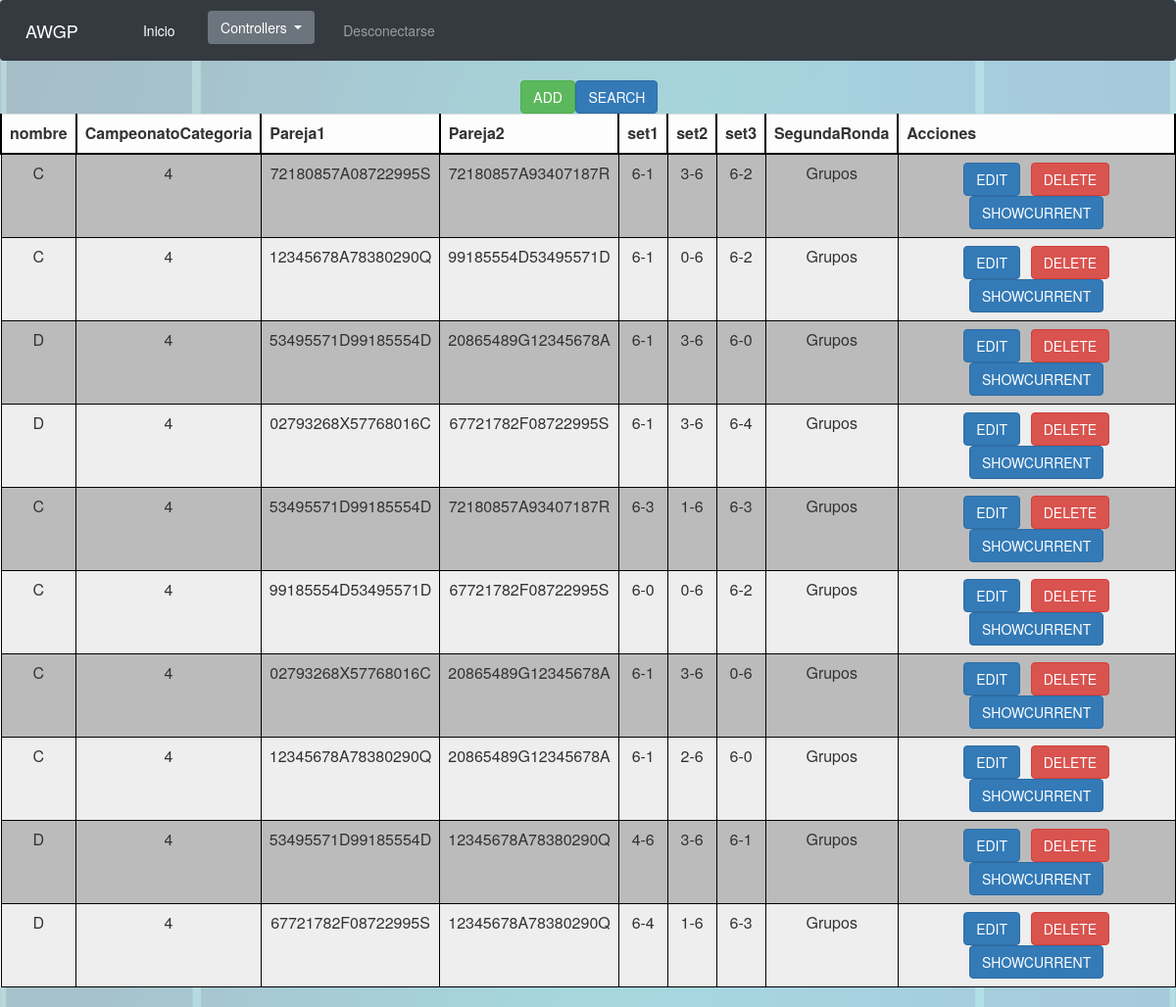
/Controllers/Controller_Enfrentamiento.php (signed in), run on the app's committed database.
### tables this page shows
CREATE TABLE IF NOT EXISTS `Enfrentamiento` (
  `Enfrentamiento` INT NOT NULL AUTO_INCREMENT,
  `nombre` VARCHAR(45) NULL,
  `CampeonatoCategoria` INT NOT NULL,
  `Pareja1` VARCHAR(18) NOT NULL,
  `Pareja2` VARCHAR(18) NOT NULL,
  `set1` VARCHAR(3) NOT NULL,
  `set2` VARCHAR(3) NOT NULL,
  `set3` VARCHAR(3) NOT NULL,
  `SegundaRonda` TINYINT DEFAULT 0,
  PRIMARY KEY (`Enfrentamiento`),
  INDEX `fk_Enfrentamiento_Grupo1_idx` (`CampeonatoCategoria` ASC),
  INDEX `fk_Enfrentamiento_Pareja1_idx` (`Pareja1` ASC),
  INDEX `fk_Enfrentamiento_Pareja2_idx` (`Pareja2` ASC),
  CONSTRAINT `fk_Enfrentamiento_Grupo1`
    FOREIGN KEY (`nombre`, `CampeonatoCategoria`)
    REFERENCES `Grupo` (`nombre`, `CampeonatoCategoria`)
    ON DELETE CASCADE
    ON UPDATE CASCADE,
  CONSTRAINT `fk_Enfrentamiento_Pareja1`
    FOREIGN KEY (`Pareja1`)
    REFERENCES `Pareja` (`codPareja`)
    ON DELETE CASCADE
    ON UPDATE CASCADE,
  CONSTRAINT `fk_Enfrentamiento_Pareja2`
    FOREIGN KEY (`Pareja2`)
    REFERENCES `Pareja` (`codPareja`)
    ON DELETE CASCADE
    ON UPDATE CASCADE,
  CONSTRAINT `enfrentamientoUnicoPara2ParejasEnUnCampeonatoEnUnGrupo` 
    UNIQUE(`nombre`, `CampeonatoCategoria`, `Pareja1`, `Pareja2`),
  CONSTRAINT `enfrentamientoUnicoPara2ParejasEnUnCampeonatoEnCuartos` 
    UNIQUE(`CampeonatoCategoria`, `Pareja1`, `Pareja2`, `SegundaRonda`));

### Modelos/Enfrentamiento.php (called while the page is built, shortened)
<?php
class Enfrentamiento
{
  var $mysqli;
	function __construct($Enfrentamiento,$Nombre,$CampeonatoCategoria,$Pareja1,$Pareja2,$set1,$set2,$set3)
  {
      include_once '../Functions/ConectarBD.php';
    $this->mysqli = ConectarBD();
	}
  function SHOWALL(){
    $sql = "SELECT * FROM Enfrentamiento";
    $resultado = $this->mysqli->query($sql);
    if(!$resultado){
      return 'No se ha podido conectar con la BD';
    }else{
      return $resultado;
    }
  }
}
?>

### Functions/ConectarBD.php (called while the page is built, shortened)
<?php
function ConectarBD()
	{
	    $mysqli = new mysqli("localhost", "AWGPusr", "AWGPass", "awgp");
		return $mysqli;
	}
?>

### Views/Enfrentamiento/Enfrentamiento_SHOWALL.php (the view, shortened to what this page needs)
<?php
class Enfrentamiento_SHOWALL{
	var $showEdit = true;
	var $showDelete = true;
	var $showShowcurrent = true;
	var $showAdd = true;
	var $showSearch = true;
	var $showAcciones = true;
	var $controlador;
	var $acciones = 'Acciones';
	var $resultado;
	var $Deportistas;
	function __construct($respuesta, $Deportistas){
		$this->controlador = 'Controller_Enfrentamiento.php';
		$this->resultado = $respuesta;
		$this->Deportistas = $Deportistas;
		$this->toString();
	}
	function colorDe($num){
		if($num % 2 == 0){
			return "BBBBBB";
		}else{
			return "EEEEEE";
		}
	}
	function toString(){
		include '../Views/base/header.php';
		echo '<table align="center">';
			echo "<form id='AnadirBuscar' method='GET' action='"; echo $this->controlador; echo "'>";
			echo '<tr class="filaInvisible">';
				if($this->showAdd){
					echo '<td class="celdaInvisible">';
					echo "<input class='btn btn-success' type='submit' name='submit' value='ADD'/>";
					echo '</td>';
				}
				if($this->showSearch){
					echo '<td class="celdaInvisible">';
					echo "<input class='btn btn-primary' type='submit' name='submit' value='SEARCH'/>";
					echo '</td>';
				}
			echo '</tr>';
			echo '</form>';
		echo '</table>';
		echo '<table class="table table-light">';
			echo '<tr class="fila">';
				while($tituloColumna = $this->resultado->fetch_field()){
					if($tituloColumna->name != "Enfrentamiento"){
						echo '<th class="tituloColumna">';
							echo $tituloColumna->name;
						echo '</th>';
					}
				}
				if($this->showAcciones){
					echo '<th class="tituloColumna">';
					echo $this->acciones;
					echo '</th>';
				}
			echo '</tr>';
			$num = 0;
			$numFila = 0;
			while($fila = $this->resultado->fetch_row()){
				echo "<form id='formularioOpcion"; echo $num; echo "' method='GET' action='"; echo $this->controlador; echo "'>";
				echo '<tr class="fila" bgcolor="' . $this->colorDe($numFila) . '">';
				for($i = 0; $i < sizeof($fila); $i++){
					$field = $this->resultado->fetch_fields()[$i]->name;
					if($field != "Enfrentamiento"){
						echo '<td class="celda">';
						if($field === "SegundaRonda"){
							switch($fila[$i]){
								case 0:
									echo "Grupos";
								break;
							}
						}else if($field === "Pareja1" || $field === "Pareja2"){
							echo $fila[$i] . "</br><b>" . $this->Deportistas[substr($fila[$i], 0, 9)] . "</br>" . $this->Deportistas[substr($fila[$i], 9, 9)] . "</b>";
						}else{
							echo $fila[$i];
						}
						echo '</td>';
					}else{
						echo "<input type='hidden' name='"; echo $field; echo "' value=\""; echo $fila[$i]; echo "\">";
					}
				}
				if($this->showAcciones){
					echo '<td class="celda">';
						if($this->showEdit){
							echo "<input class='btn btn-primary' type='submit' name='submit' value='EDIT'/>";
						}
						if($this->showDelete){
							echo "<input class='btn btn-danger' type='submit' name='submit' value='DELETE'/>";
						}
						if($this->showShowcurrent){
							echo "<input class='btn btn-primary' type='submit' name='submit' value='SHOWCURRENT'/>";
						}
					echo '</td>';
				}
				echo '</tr>';
				$numFila++;
				echo '</form>';
				$num++;
			}
		echo '</table>';
		include '../Views/base/footer.php';
	}
}
?>

### css/style.css (style rules this page uses)
.btn { margin-left: 2%; margin-right: 2%; }
html { font: Arial; }
body { background-image: url(../img/padel.png); background-size: contain; }
th { text-align: center; }
.tituloColumna { border-top: 2px solid black; border-right: 2px solid black; border-left: 2px solid black; border-bottom: 2px solid black; }
.celda { text-align: center; border: 1px solid black; padding-top: 3; padding-bottom: 3; padding-left: 10; padding-right: 10; }

### data on the page
enfrentamiento: nombre "C", CampeonatoCategoria "4", Pareja1 "72180857A08722995S", Pareja2 "72180857A93407187R", set1 "6-1", set2 "3-6", set3 "6-2", SegundaRonda "Grupos"
enfrentamiento: nombre "C", CampeonatoCategoria "4", Pareja1 "12345678A78380290Q", Pareja2 "99185554D53495571D", set1 "6-1", set2 "0-6", set3 "6-2", SegundaRonda "Grupos"
enfrentamiento: nombre "D", CampeonatoCategoria "4", Pareja1 "53495571D99185554D", Pareja2 "20865489G12345678A", set1 "6-1", set2 "3-6", set3 "6-0", SegundaRonda "Grupos"
enfrentamiento: nombre "D", CampeonatoCategoria "4", Pareja1 "02793268X57768016C", Pareja2 "67721782F08722995S", set1 "6-1", set2 "3-6", set3 "6-4", SegundaRonda "Grupos"
enfrentamiento: nombre "C", CampeonatoCategoria "4", Pareja1 "53495571D99185554D", Pareja2 "72180857A93407187R", set1 "6-3", set2 "1-6", set3 "6-3", SegundaRonda "Grupos"
enfrentamiento: nombre "C", CampeonatoCategoria "4", Pareja1 "99185554D53495571D", Pareja2 "67721782F08722995S", set1 "6-0", set2 "0-6", set3 "6-2", SegundaRonda "Grupos"
enfrentamiento: nombre "C", CampeonatoCategoria "4", Pareja1 "02793268X57768016C", Pareja2 "20865489G12345678A", set1 "6-1", set2 "3-6", set3 "0-6", SegundaRonda "Grupos"
enfrentamiento: nombre "C", CampeonatoCategoria "4", Pareja1 "12345678A78380290Q", Pareja2 "20865489G12345678A", set1 "6-1", set2 "2-6", set3 "6-0", SegundaRonda "Grupos"
enfrentamiento: nombre "D", CampeonatoCategoria "4", Pareja1 "53495571D99185554D", Pareja2 "12345678A78380290Q", set1 "4-6", set2 "3-6", set3 "6-1", SegundaRonda "Grupos"
enfrentamiento: nombre "D", CampeonatoCategoria "4", Pareja1 "67721782F08722995S", Pareja2 "12345678A78380290Q", set1 "6-4", set2 "1-6", set3 "6-3", SegundaRonda "Grupos"

### other printed values
$tituloColumna->name "nombre"
$tituloColumna->name "CampeonatoCategoria"
$tituloColumna->name "Pareja1"
$tituloColumna->name "Pareja2"
$tituloColumna->name "set1"
$tituloColumna->name "set2"
$tituloColumna->name "set3"
$tituloColumna->name "SegundaRonda"
$this->acciones "Acciones"
